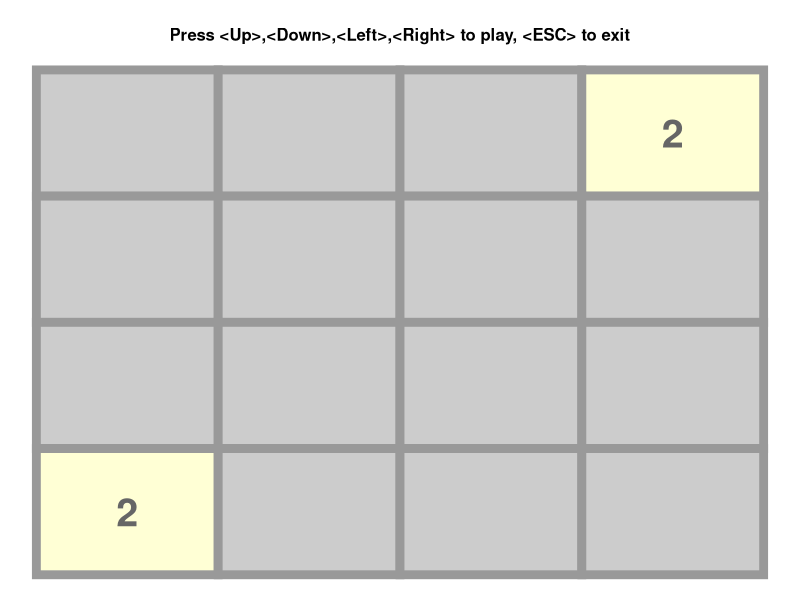

The R script that drew this image: (Note: this script raises an error after producing the figure.)
suppressMessages(library(tidyverse))

n <- 4
m <- tibble(id = 1:(n*n),
            row = rep(1:n, each = n),
            col = rep(1:n, n),
            up = ifelse(id > n, id - 4, 0),
            down = ifelse(id <= n*(n-1), id + 4, 0),
            left = ifelse(id %% n != 1, id - 1, 0),
            right = ifelse(id %% n != 0, id + 1, 0),
            num = 1L,)

draw <- function() {
  print(m)
  g <- m %>%
    mutate(txt = ifelse(num >= 2, num, ""),
           txt = factor(txt, levels = c("", 2^(1:13)))) %>%
    ggplot(aes(x = col, y = -row, fill = txt, label = txt)) +
    geom_tile(color = "#999999", size = 3) +
    scale_fill_manual(values = c("#CCCCCC", rev(heat.colors(13))), drop = FALSE) +
    geom_text(size = 10, color = "#666666", fontface = "bold") +
    guides(size = FALSE, color = FALSE, fill = FALSE) +
    ggtitle("Press <Up>,<Down>,<Left>,<Right> to play, <ESC> to exit") +
    theme_void() +
    theme(plot.title = element_text(size = 12, hjust = .5, face = "bold", margin = margin(t = 20)))
  print(g)
}

add <- function(n = 1) {
  cand <- which(m$num == 1)
  sel <- sample(seq_along(cand), n)
  m$num[cand[sel]] <<- 2
}

pull <- function(d) {
  message(d)
  while (TRUE) {
    a <- m %>% select(id, num) %>% rename(id_to = id) %>%
      inner_join(m %>% select(id, num, up, down, left, right),
                 by = c(id_to = d), suffix = c("_to", "")) %>%
      filter(num > 1, (num_to == 1 | num_to == num)) %>%
      arrange(ifelse(d %in% c("up", "left"), 1, -1) * id)
    print(a)
    if (nrow(a) == 0) break
    if (a$num_to[1] == 1) {
      m$num[a$id[1]] <<- 1
      m$num[a$id_to[1]] <<- a$num[1]
    } else {
      m$num[a$id[1]] <<- 1
      m$num[a$id_to[1]] <<- a$num[1] * 2
    }
    print(m)
  }
}

add(2); draw()
setGraphicsEventHandlers(onKeybd = function(x) { x })
while (any(m$num == 1)) {
  v <- getGraphicsEvent()
  if (is.null(v) || v == "\033") break
  if (v %in% c("Up", "Down", "Left", "Right")) pull(str_to_lower(v))
  draw(); Sys.sleep(.5); add(); draw()
}
